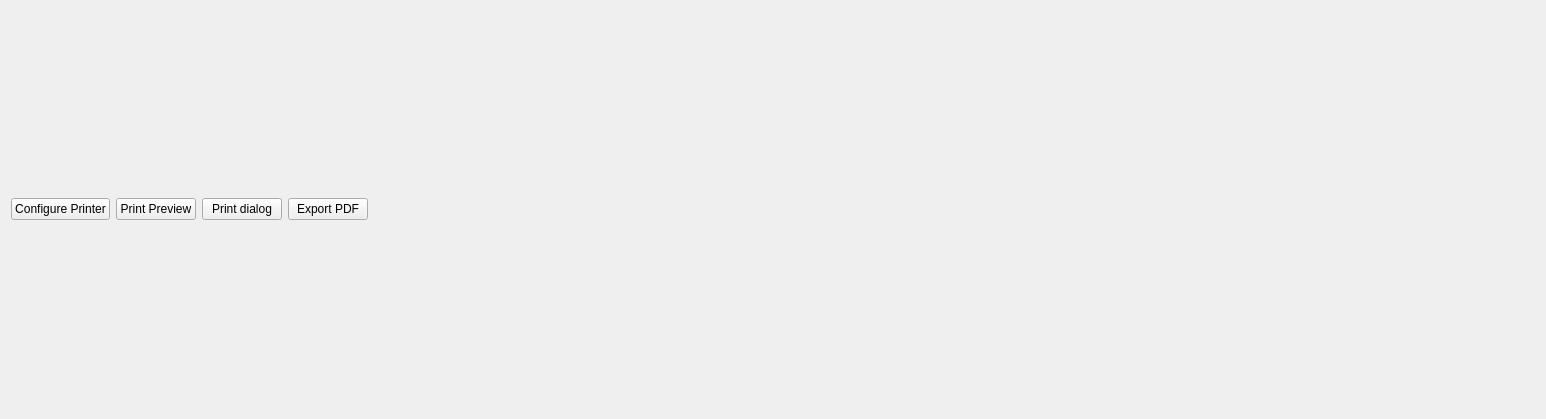
          <widget class="QWidget" name="scrollAreaWidgetContents_3">
           <property name="geometry">
            <rect>
             <x>0</x>
             <y>0</y>
             <width>1546</width>
             <height>419</height>
            </rect>
           </property>
           <layout class="QVBoxLayout" name="verticalLayout_10">
            <item>
             <layout class="QHBoxLayout" name="horizontalLayout">
              <item>
               <widget class="QPushButton" name="pushButton_conf">
                <property name="text">
                 <string>Configure Printer</string>
                </property>
               </widget>
              </item>
              <item>
               <widget class="QPushButton" name="pushButton_preview">
                <property name="text">
                 <string>Print Preview</string>
                </property>
               </widget>
              </item>
              <item>
               <widget class="QPushButton" name="pushButton_print">
                <property name="text">
                 <string>Print dialog</string>
                </property>
               </widget>
              </item>
              <item>
               <widget class="QPushButton" name="pushButton_pdf">
                <property name="text">
                 <string>Export PDF</string>
                </property>
               </widget>
              </item>
              <item>
               <spacer name="horizontalSpacer">
                <property name="orientation">
                 <enum>Qt::Horizontal</enum>
                </property>
                <property name="sizeHint" stdset="0">
                 <size>
                  <width>40</width>
                  <height>20</height>
                 </size>
                </property>
               </spacer>
              </item>
             </layout>
            </item>
            <item>
             <layout class="QVBoxLayout" name="verticalLayout_5"/>
            </item>
           </layout>
          </widget>
